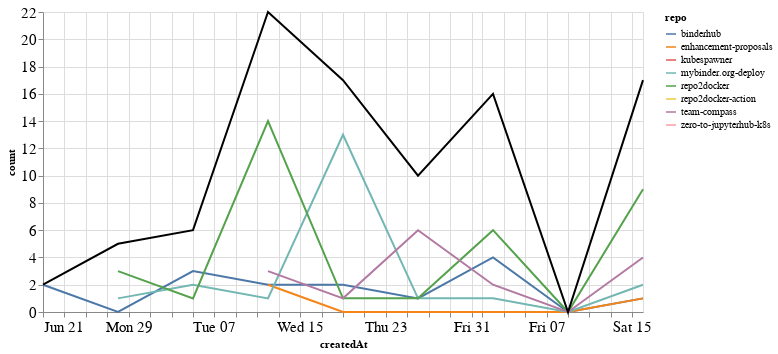

The notebook cell this image was saved under:
### Markdown cell above
## Comments

### Code cell
comments_time = comments.groupby('repo').resample('W', on='createdAt').count()['author'].reset_index()
comments_time = comments_time.rename(columns={'author': 'count'})
comments_time_total = comments_time.groupby('createdAt').agg({"count": "sum"}).reset_index()
ch1 = alt.Chart(comments_time, width=600).mark_line().encode(
    x='createdAt',
    y='count',
    color='repo',
    tooltip="repo"
)

ch2 = alt.Chart(comments_time_total, width=600).mark_line(color="black").encode(
    x='createdAt',
    y='count',
)

ch1 + ch2

### Figure 1 — Vega-Lite specification as saved in the notebook (floating-point values rounded to 4 significant figures)
{"config": {"axisLeft": {"labelFontSize": 15}, "axisBottom": {"labelFontSize": 15}}, "layer": [{"data": {"name": "data-cc50a379797443d2008dfe8d02c245fe"}, "mark": "line", "encoding": {"color": {"type": "nominal", "field": "repo"}, "tooltip": {"type": "nominal", "field": "repo"}, "x": {"type": "temporal", "field": "createdAt"}, "y": {"type": "quantitative", "field": "count"}}, "width": 600}, {"data": {"name": "data-09ce901cb6678a1d35aa8239f09ecd27"}, "mark": {"type": "line", "color": "black"}, "encoding": {"x": {"type": "temporal", "field": "createdAt"}, "y": {"type": "quantitative", "field": "count"}}, "width": 600}], "$schema": "https://vega.github.io/schema/vega-lite/v4.8.1.json", "datasets": {"data-cc50a379797443d2008dfe8d02c245fe": [{"repo": "binderhub", "createdAt": "2020-06-21T00:00:00", "count": 2}, {"repo": "binderhub", "createdAt": "2020-06-28T00:00:00", "count": 0}, {"repo": "binderhub", "createdAt": "2020-07-05T00:00:00", "count": 3}, {"repo": "binderhub", "createdAt": "2020-07-12T00:00:00", "count": 2}, {"repo": "binderhub", "createdAt": "2020-07-19T00:00:00", "count": 2}, {"repo": "binderhub", "createdAt": "2020-07-26T00:00:00", "count": 1}, {"repo": "binderhub", "createdAt": "2020-08-02T00:00:00", "count": 4}, {"repo": "binderhub", "createdAt": "2020-08-09T00:00:00", "count": 0}, {"repo": "binderhub", "createdAt": "2020-08-16T00:00:00", "count": 1}, {"repo": "enhancement-proposals", "createdAt": "2020-07-12T00:00:00", "count": 2}, {"repo": "enhancement-proposals", "createdAt": "2020-07-19T00:00:00", "count": 0}, {"repo": "enhancement-proposals", "createdAt": "2020-07-26T00:00:00", "count": 0}, {"repo": "enhancement-proposals", "createdAt": "2020-08-02T00:00:00", "count": 0}, {"repo": "enhancement-proposals", "createdAt": "2020-08-09T00:00:00", "count": 0}, {"repo": "enhancement-proposals", "createdAt": "2020-08-16T00:00:00", "count": 1}, {"repo": "kubespawner", "createdAt": "2020-07-26T00:00:00", "count": 1}, {"repo": "mybinder.org-deploy", "createdAt": "2020-06-28T00:00:00", "count": 1}, {"repo": "mybinder.org-deploy", "createdAt": "2020-07-05T00:00:00", "count": 2}, {"repo": "mybinder.org-deploy", "createdAt": "2020-07-12T00:00:00", "count": 1}, {"repo": "mybinder.org-deploy", "createdAt": "2020-07-19T00:00:00", "count": 13}, {"repo": "mybinder.org-deploy", "createdAt": "2020-07-26T00:00:00", "count": 1}, {"repo": "mybinder.org-deploy", "createdAt": "2020-08-02T00:00:00", "count": 1}, {"repo": "mybinder.org-deploy", "createdAt": "2020-08-09T00:00:00", "count": 0}, {"repo": "mybinder.org-deploy", "createdAt": "2020-08-16T00:00:00", "count": 2}, {"repo": "repo2docker", "createdAt": "2020-06-28T00:00:00", "count": 3}, {"repo": "repo2docker", "createdAt": "2020-07-05T00:00:00", "count": 1}, {"repo": "repo2docker", "createdAt": "2020-07-12T00:00:00", "count": 14}, {"repo": "repo2docker", "createdAt": "2020-07-19T00:00:00", "count": 1}, {"repo": "repo2docker", "createdAt": "2020-07-26T00:00:00", "count": 1}, {"repo": "repo2docker", "createdAt": "2020-08-02T00:00:00", "count": 6}, {"repo": "repo2docker", "createdAt": "2020-08-09T00:00:00", "count": 0}, {"repo": "repo2docker", "createdAt": "2020-08-16T00:00:00", "count": 9}, {"repo": "repo2docker-action", "createdAt": "2020-06-28T00:00:00", "count": 1}, {"repo": "team-compass", "createdAt": "2020-07-12T00:00:00", "count": 3}, {"repo": "team-compass", "createdAt": "2020-07-19T00:00:00", "count": 1}, {"repo": "team-compass", "createdAt": "2020-07-26T00:00:00", "count": 6}, {"repo": "team-compass", "createdAt": "2020-08-02T00:00:00", "count": 2}, {"repo": "team-compass", "createdAt": "2020-08-09T00:00:00", "count": 0}, {"repo": "team-compass", "createdAt": "2020-08-16T00:00:00", "count": 4}, {"repo": "zero-to-jupyterhub-k8s", "createdAt": "2020-08-02T00:00:00", "count": 3}], "data-09ce901cb6678a1d35aa8239f09ecd27": [{"createdAt": "2020-06-21T00:00:00", "count": 2}, {"createdAt": "2020-06-28T00:00:00", "count": 5}, {"createdAt": "2020-07-05T00:00:00", "count": 6}, {"createdAt": "2020-07-12T00:00:00", "count": 22}, {"createdAt": "2020-07-19T00:00:00", "count": 17}, {"createdAt": "2020-07-26T00:00:00", "count": 10}, {"createdAt": "2020-08-02T00:00:00", "count": 16}, {"createdAt": "2020-08-09T00:00:00", "count": 0}, {"createdAt": "2020-08-16T00:00:00", "count": 17}]}}
